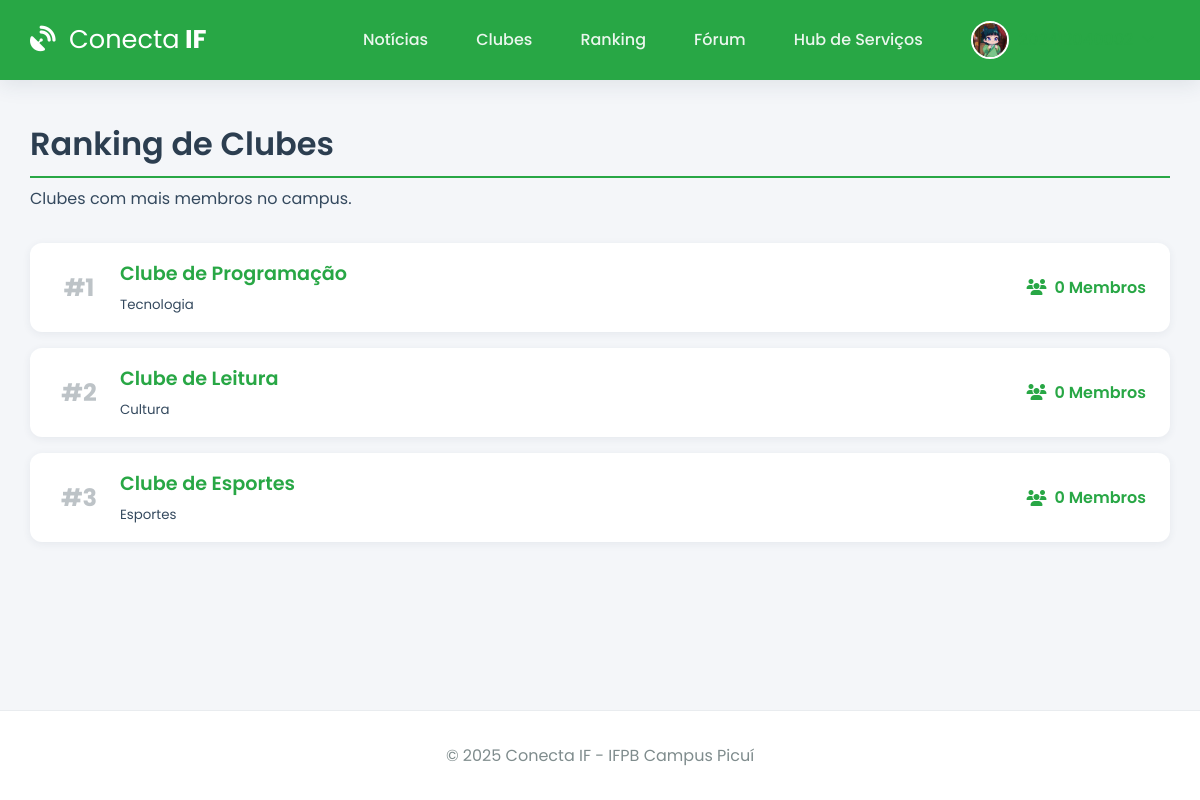
Page /ranking (signed in) on the committed database.
### app.py (models this page shows)
class User(db.Model):
    id = db.Column(db.Integer, primary_key=True)
    username = db.Column(db.String(12), unique=True, nullable=False) # Matrícula
    password_hash = db.Column(db.String(256), nullable=False)
    image_file = db.Column(db.String(100), nullable=False, default='default.jpg')
    eventos_inscritos = db.relationship('Evento', secondary=inscricao_evento_tabela, back_populates='alunos_inscritos', lazy='dynamic')
    clubes_membro = db.relationship('Clube', secondary=membros_clube_tabela, back_populates='membros', lazy='dynamic')
    topicos_criados = db.relationship('ForumTopico', backref='autor', lazy='dynamic')
    posts_criados = db.relationship('ForumPost', backref='autor', lazy='dynamic')

class Clube(db.Model):
    id = db.Column(db.Integer, primary_key=True)
    nome = db.Column(db.String(100), unique=True, nullable=False)
    descricao = db.Column(db.Text, nullable=False)
    categoria = db.Column(db.String(50), nullable=False)
    membros = db.relationship('User', secondary=membros_clube_tabela, back_populates='clubes_membro', lazy='dynamic')
    eventos = db.relationship('Evento', backref='clube_organizador', lazy='dynamic')

### app.py (the view)
@app.route('/ranking')
@login_required
def ranking():
    clubes_rankeados = sorted(Clube.query.all(), key=lambda c: c.membros.count(), reverse=True)
    return render_template('ranking.html', clubes=clubes_rankeados)

### app.py (called while the page is built)
@app.before_request
def load_logged_in_user():
    user_id = session.get('user_id')
    if user_id is None:
        g.user = None
    else:
        g.user = User.query.get(int(user_id))
        if g.user is None:
            session.clear()

def login_required(f):
    @wraps(f)
    def decorated_function(*args, **kwargs):
        if g.user is None:
            flash('Você precisa fazer login para acessar esta página.', 'warning')
            return redirect(url_for('login'))
        return f(*args, **kwargs)
    return decorated_function

@app.context_processor
def inject_user_and_year():
    return dict(current_user_data=g.user, current_year=datetime.now(timezone.utc).year)

### templates/ranking.html (shortened to what this page needs)
{% extends 'base.html' %}
{% block content %}
    <h1 class="page-header">Ranking de Clubes</h1>
    <p class="lead text-muted" style="margin-top: -1rem; margin-bottom: 2rem;">Clubes com mais membros no campus.</p>
    <div class="ranking-list">
        {% for clube in clubes %}
            <div class="card ranking-item">
                <span class="ranking-position">#{{ loop.index }}</span>
                <div class="ranking-info">
                    <h4><a href="{{ url_for('detalhe_clube', clube_id=clube.id) }}">{{ clube.nome }}</a></h4>
                    <small class="text-muted">{{ clube.categoria }}</small>
                </div>
                <span class="ranking-score"><i class="fas fa-users"></i> {{ clube.membros.count() }} Membros</span>
            </div>
        {% else %}
            <p>Nenhum clube para rankear no momento.</p>
        {% endfor %}
    </div>
{% endblock %}

### templates/base.html (shortened to what this page needs)
<!DOCTYPE html>
<html lang="pt-br">
<head>
    <link rel="stylesheet" href="https://cdnjs.cloudflare.com/ajax/libs/font-awesome/6.5.2/css/all.min.css" />
    <link rel="stylesheet" href="{{ url_for('static', filename='css/style.css') }}">
</head>
<body>
    <header class="header">
        <div class="container">
            <nav class="navbar">
                <a class="navbar-brand" href="{{ url_for('noticias') if current_user_data else url_for('login') }}">
                    <i class="fas fa-satellite-dish"></i> <strong>Conecta</strong> IF
                </a>
                <div class="nav-links" id="nav-links">
                    {% if current_user_data %}
                        <a class="nav-item" href="{{ url_for('noticias') }}">Notícias</a>
                        <a class="nav-item" href="{{ url_for('clubes') }}">Clubes</a>
                        <a class="nav-item" href="{{ url_for('ranking') }}">Ranking</a>
                        <a class="nav-item" href="{{ url_for('forum') }}">Fórum</a>
                        <a class="nav-item" href="{{ url_for('hub_servicos') }}">Hub de Serviços</a>
                        <div class="nav-item user-menu">
                             <a class="user-menu-trigger" href="#">
                                 <img src="{{ url_for('static', filename='profile_pics/' + current_user_data.image_file) }}" class="nav-profile-image">
                                 <span>{{ current_user_data.username }}</span> <i class="fas fa-chevron-down dropdown-icon"></i>
                            </a>
                        </div>
                    {% else %}
                        <a href="{{ url_for('login') }}" class="nav-item">Entrar</a>
                        <a href="{{ url_for('register') }}" class="nav-item btn btn-outline">Registar</a>
                    {% endif %}
                </div>
            </nav>
        </div>
    </header>
    <main class="container">
        {% block content %}{% endblock %}
    </main>
    <footer class="footer">
        <p>&copy; {{ current_year }} Conecta IF - IFPB Campus Picuí</p>
    </footer>
</body>
</html>

### static/css/style.css (style rules this page uses)
:root { --ifpb-green: #28a745; --ifpb-green-dark: #218838; --dark-blue: #2c3e50; --light-gray: #ecf0f1; --medium-gray: #bdc3c7; --text-color: #34495e; --light-text: #7f8c8d; --background-color: #f4f6f9; --surface-color: #ffffff; --border-color: #e9ecef; --font-family-base: 'Poppins', sans-serif; --shadow-sm: 0 2px 8px rgba(44, 62, 80, 0.07); --shadow-md: 0 5px 20px rgba(44, 62, 80, 0.1); --border-radius: 12px; }
* { box-sizing: border-box; margin: 0; padding: 0; }
html { height: 100%; }
body { font-family: var(--font-family-base); background-color: var(--background-color); color: var(--text-color); display: flex; flex-direction: column; min-height: 100%; }
.container { width: 95%; max-width: 1200px; margin: 0 auto; }
main.container { flex-grow: 1; padding-top: 2.5rem; padding-bottom: 2.5rem; }
h1, h2, h3, h4 { font-weight: 600; color: var(--dark-blue); margin-bottom: 1.5rem; }
a { color: var(--ifpb-green); text-decoration: none; transition: color 0.2s; }
.header { background-color: var(--ifpb-green); padding: 0.8rem 0; box-shadow: var(--shadow-md); position: sticky; top: 0; z-index: 1000; }
.navbar { display: flex; justify-content: space-between; align-items: center; }
.navbar-brand { font-weight: 700; font-size: 1.6rem; color: var(--surface-color); }
.navbar-brand i { margin-right: 0.5rem; }
.navbar-brand strong { font-weight: 400; }
.nav-links { display: flex; align-items: center; gap: 1rem; }
.nav-item { color: rgba(255, 255, 255, 0.9); font-weight: 500; padding: 0.5rem 1rem; border-radius: var(--border-radius); transition: background-color 0.2s; }
.nav-profile-image { width: 38px; height: 38px; border-radius: 50%; margin-right: 10px; object-fit: cover; border: 2px solid var(--surface-color); }
.user-menu { position: relative; }
.user-menu-trigger { display: flex; align-items: center; cursor: pointer; }
.user-menu-trigger .dropdown-icon { font-size: 0.8em; margin-left: 0.5rem; transition: transform 0.2s; }
.card { background-color: var(--surface-color); border-radius: var(--border-radius); box-shadow: var(--shadow-sm); transition: all 0.3s ease-in-out; display: flex; flex-direction: column; height: 100%; }
.page-header { border-bottom: 2px solid var(--ifpb-green); padding-bottom: 0.5rem; }
.ranking-list { display: grid; gap: 1rem; }
.ranking-item { flex-direction: row; align-items: center; padding: 1rem 1.5rem; }
.ranking-position { font-size: 1.5rem; font-weight: 700; color: var(--medium-gray); width: 50px; text-align: center; }
.ranking-info { flex-grow: 1; margin: 0 1rem; }
.ranking-info h4 { font-size: 1.2rem; margin-bottom: 0.2rem; }
.ranking-score { font-weight: 600; color: var(--ifpb-green); display: flex; align-items: center; gap: 0.5rem; }
.footer { padding: 2rem 0; background-color: var(--surface-color); text-align: center; margin-top: auto; border-top: 1px solid var(--border-color); }
.footer p { margin: 0; color: var(--light-text); }

### rows in the picture
User: image_file (placeholder picture)
Clube: nome "Clube de Programação", categoria "Tecnologia", membros.count "0"
Clube: nome "Clube de Leitura", categoria "Cultura", membros.count "0"
Clube: nome "Clube de Esportes", categoria "Esportes", membros.count "0"
